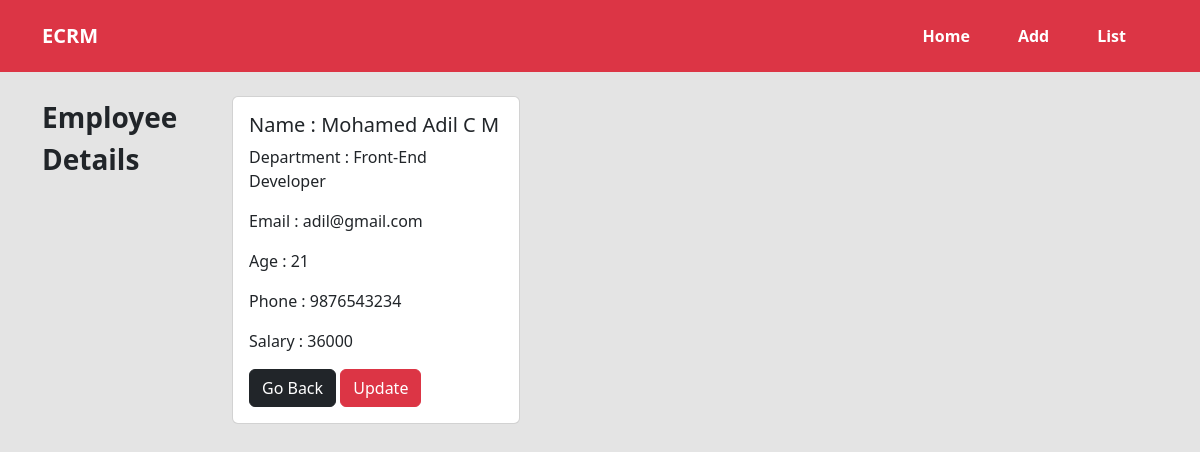
Page /emp/11/details/ on the committed database.
### crm/models.py (models this page shows, shortened)
class Employees(models.Model):
    name=models.CharField(max_length=100)
    department=models.CharField(max_length=100)
    salary=models.PositiveBigIntegerField()
    email=models.EmailField(unique=True)
    age=models.PositiveBigIntegerField()
    phone=models.IntegerField()

### crm/views.py (the view)
# urls.py: path('emp/<int:pk>/details/', views.ViewEmpDetail.as_view(), name="detail_emp"),
class ViewEmpDetail(View):
    def get(self,request,*args,**kwargs):
        id=kwargs.get("pk")
        qs=Employees.objects.get(id=id)
        return render(request,"emp_detail.html",{"data":qs})

### crm/templates/emp_detail.html (shortened to what this page needs)
<!DOCTYPE html>
<html lang="en">
{% load static %}
{% include 'header.html' %}
<body>
    {% include 'navbar.html' %}
    <div class="container">
        <div class=" row d-flex justify-content-around mt-3 mt-lg-4">
            <div class="col-lg-2 col-md-4 col-sm-12 col-12">
                <p class="fw-bold fs-3 text-start">Employee <br> Details</p><br>
            </div>
            <div class="col-lg-10 col-md-8 col-sm-12 col-12">
                <div class="card" style="width: 18rem;">
                    <div class="card-body">
                        <h5 class="card-title">Name : {{data.name}}</h5>
                        <p class="card-text">Department : {{data.department}}</p>
                        <p class="card-text">Email : {{data.email}}</p>
                        <p class="card-text">Age : {{data.age}}</p>
                        <p class="card-text">Phone : {{data.phone}}</p>
                        <p class="card-text">Salary : {{data.salary}}</p>
                        <a href="{% url 'view_emp' %}" class="btn btn-dark">Go Back</a>
                        <a href="{% url 'update_emp' data.id %}" class="btn btn-danger">Update</a>
                    </div>
                </div>
            </div>
        </div>
    </div>
</body>
</html>

### crm/templates/header.html (style rules this page uses)
body { background-color: #e4e4e4; }

### rows in the picture
Employees: name "Mohamed Adil C M", department "Front-End Developer", email "adil@gmail.com", age "21", phone "9876543234", salary "36000"
